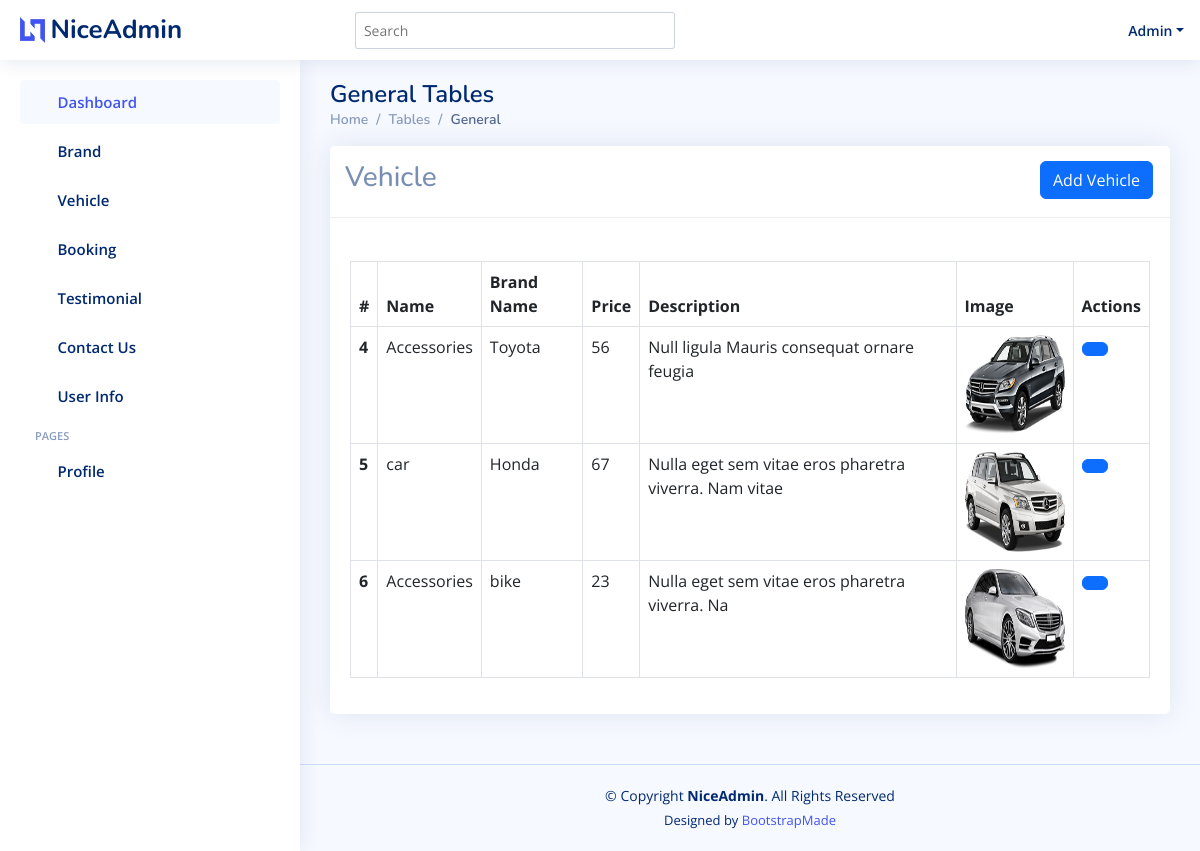
/vehicleshow, run on the app's committed database.
### car/models.py (models this page shows, shortened)
class Vehicle(models.Model):
    car_name= models.CharField(max_length=100)
    car_image = models.ImageField(upload_to='static/')
    car_price=models.IntegerField()
    car_des = models.TextField()
    brand=models.ForeignKey(Brand,on_delete=models.CASCADE)

class Brand(models.Model):
    brand_name = models.CharField(max_length=100)
    def __str__(self):
        return f"{self.brand_name}"

### car/views.py (the view)
# urls.py: path('vehicleshow', views.Vehicleshow, name="vehicleshow"),
def Vehicleshow(request):
    vehicles=Vehicle.objects.all()
    vehicle={
        "vehicles":vehicles
    }
    return render(request, "dashborad/Vehicleshow.html", vehicle)

### car/templates/Dashborad/Vehicleshow.html (shortened to what this page needs)
{% include 'dashborad/header.html' %}
{% load static %}
<main id="main" class="main">
  <div class="pagetitle">
    <h1>General Tables</h1>
    <nav>
      <ol class="breadcrumb">
        <li class="breadcrumb-item"><a href="index.html">Home</a></li>
        <li class="breadcrumb-item">Tables</li>
        <li class="breadcrumb-item active">General</li>
      </ol>
    </nav>
  </div>
  <section class="section">
    <div class="row">
      <div class="col-lg-12">
        <div class="card">
          <div class="card-header">
            <div class="row">
              <div class="col-md-10">
                <h3>
                  Vehicle
                </h3>
              </div>
              <div class="col-md-2">
                <a href="{% url 'vehicleadd' %}" type="button" class="btn btn-primary">Add Vehicle</a>
              </div>
            </div>
          </div>
          <div class="card-body">
            <h5 class="card-title"></h5>
            <table class="table table-bordered  table-hover">
              <thead>
                <tr>
                  <th scope="col">#</th>
                  <th scope="col">Name</th>
                  <th scope="col">Brand Name</th>
                  <th scope="col">Price</th>
                  <th scope="col">Description</th>
                  <th scope="col">Image</th>
                  <th scope="col">Actions</th>
                </tr>
              </thead>
              {% for Vehicle in vehicles %}
              <tbody>
                <tr>
                  <th scope="row">{{Vehicle.id}}</th>
                  <td>{{Vehicle.car_name}}</td>
                  <td>{{Vehicle.brand}}</td>
                <td>{{Vehicle.car_price}}</td>
                <td>{{Vehicle.car_des}}</td>
                <td><img src="{{Vehicle.car_image}}" width="100" height="100"></td>
                  <td>
                    <div class="dropdown">
                      <button class="btn btn-primary" type="button" data-bs-toggle="dropdown">
                      </button>
                    </div>
                  </td>
                </tr>
              </tbody>
              {% endfor %}
            </table>
          </div>
        </div>
      </div>
    </div>
  </section>
</main>
{% include 'dashborad/footer.html' %}

### car/templates/Dashborad/header.html (shortened to what this page needs)
{% load static %}
<!DOCTYPE html>
<html lang="en">
<head>
  <link href="{% static '/dashborad/assets/vendor/bootstrap/css/bootstrap.min.css' %}" rel="stylesheet">
  <link href="{% static '/dashborad/assets/vendor/bootstrap-icons/bootstrap-icons.css' %}" rel="stylesheet">
  <link href="{% static '/dashborad/assets/vendor/boxicons/css/boxicons.min.css' %}" rel="stylesheet">
  <link href="{% static '/dashborad/assets/vendor/quill/quill.snow.css' %}" rel="stylesheet">
  <link href="{% static '/dashborad/assets/vendor/quill/quill.bubble.css' %}" rel="stylesheet">
  <link href="{% static '/dashborad/assets/vendor/remixicon/remixicon.css' %}" rel="stylesheet">
  <link href="{% static '/dashborad/assets/vendor/simple-datatables/style.css' %}" rel="stylesheet">
  <link href="{% static '/dashborad/assets/css/style.css' %}" rel="stylesheet">
</head>
<body>
  <header id="header" class="header fixed-top d-flex align-items-center">
    <div class="d-flex align-items-center justify-content-between">
      <a href="{% url 'index' %}" class="logo d-flex align-items-center">
        <img src="{% static '/dashborad/assets/img/logo.png' %}" alt="">
        <span class="d-none d-lg-block">NiceAdmin</span>
      </a>
      <i class="bi bi-list toggle-sidebar-btn"></i>
    </div>
    <div class="search-bar">
      <form class="search-form d-flex align-items-center" method="POST" action="#">
        <input type="text" name="query" placeholder="Search" title="Enter search keyword">
        <button type="submit" title="Search"><i class="bi bi-search"></i></button>
      </form>
    </div>
    <nav class="header-nav ms-auto">
      <ul class="d-flex align-items-center">
        <li class="nav-item dropdown pe-3">
          <a class="nav-link nav-profile d-flex align-items-center pe-0" href="#" data-bs-toggle="dropdown">
            <span class="d-none d-md-block dropdown-toggle ps-2">Admin</span>
          </a>
        </li>
      </ul>
    </nav>
  </header>
  <aside id="sidebar" class="sidebar">
    <ul class="sidebar-nav" id="sidebar-nav">
      <li class="nav-item">
        <a class="nav-link " href="{% url 'index' %}">
          <i class="bi bi-grid"></i>
          <span>Dashboard</span>
        </a>
      </li>
      <li class="nav-item">
        <a class="nav-link collapsed" data-bs-target="#forms-nav" data-bs-toggle="collapse" href="#">
          <i class="bi bi-journal-text"></i><span>Brand</span><i class="bi bi-chevron-down ms-auto"></i>
        </a>
      </li>
      <li class="nav-item">
        <a class="nav-link collapsed" data-bs-target="#tables-nav" data-bs-toggle="collapse" href="#">
          <i class="bi bi-layout-text-window-reverse"></i><span>Vehicle</span><i class="bi bi-chevron-down ms-auto"></i>
        </a>
      </li>
      <li class="nav-item">
        <a class="nav-link collapsed" data-bs-target="#booking-nav" data-bs-toggle="collapse" href="#">
          <i class="bi bi-layout-text-window-reverse"></i><span>Booking</span><i class="bi bi-chevron-down ms-auto"></i>
        </a>
      </li>
      <li class="nav-item">
        <a class="nav-link collapsed" data-bs-target="#testimonial-nav" data-bs-toggle="collapse" href="#">
          <i class="bi bi-layout-text-window-reverse"></i><span>Testimonial</span><i class="bi bi-chevron-down ms-auto"></i>
        </a>
      </li>
      <li class="nav-item">
        <a class="nav-link collapsed" data-bs-target="#contact-nav" data-bs-toggle="collapse" href="#">
          <i class="bi bi-layout-text-window-reverse"></i><span>Contact Us</span><i class="bi bi-chevron-down ms-auto"></i>
        </a>
      </li>
      <li class="nav-item">
        <a class="nav-link collapsed" data-bs-target="#user-nav" data-bs-toggle="collapse" href="#">
          <i class="bi bi-layout-text-window-reverse"></i><span>User Info </span><i class="bi bi-chevron-down ms-auto"></i>
        </a>
      </li>
      <li class="nav-heading">Pages</li>
      <li class="nav-item">
        <a class="nav-link collapsed" href="users-profile.html">
          <i class="bi bi-person"></i>
          <span>Profile</span>
        </a>
      </li>
    </ul>
  </aside>

### car/templates/Dashborad/footer.html (shortened to what this page needs)
{% load static %}
  <footer id="footer" class="footer">
    <div class="copyright">
      &copy; Copyright <strong><span>NiceAdmin</span></strong>. All Rights Reserved
    </div>
    <div class="credits">
      Designed by <a href="https://bootstrapmade.com/">BootstrapMade</a>
    </div>
  </footer>
</body>
</html>

### static/Dashborad/assets/css/style.css (style rules this page uses)
:root { scroll-behavior: smooth; }
body { font-family: "Open Sans", sans-serif; background: #f6f9ff; color: #444444; }
a { color: #4154f1; text-decoration: none; }
h1, h2, h3, h4, h5, h6 { font-family: "Nunito", sans-serif; }
#main { margin-top: 60px; padding: 20px 30px; transition: all 0.3s; }
.pagetitle { margin-bottom: 10px; }
.pagetitle h1 { font-size: 24px; margin-bottom: 0; font-weight: 600; color: #012970; }
.card { margin-bottom: 30px; border: none; border-radius: 5px; box-shadow: 0px 0 30px rgba(1, 41, 112, 0.1); }
.card-header, .card-footer { border-color: #ebeef4; background-color: #fff; color: #798eb3; padding: 15px; }
.card-title { padding: 20px 0 15px 0; font-size: 18px; font-weight: 500; color: #012970; font-family: "Poppins", sans-serif; }
.card-body { padding: 0 20px 20px 20px; }
.breadcrumb { font-size: 14px; font-family: "Nunito", sans-serif; color: #899bbd; font-weight: 600; }
.breadcrumb a { color: #899bbd; transition: 0.3s; }
.breadcrumb .breadcrumb-item::before { color: #899bbd; }
.breadcrumb .active { color: #51678f; font-weight: 600; }
.logo { line-height: 1; }
@media (min-width: 1200px) { .logo { width: 280px; } }
.logo img { max-height: 26px; margin-right: 6px; }
.logo span { font-size: 26px; font-weight: 700; color: #012970; font-family: "Nunito", sans-serif; }
.header { transition: all 0.5s; z-index: 997; height: 60px; box-shadow: 0px 2px 20px rgba(1, 41, 112, 0.1); background-color: #fff; padding-left: 20px; }
.header .toggle-sidebar-btn { font-size: 32px; padding-left: 10px; cursor: pointer; color: #012970; }
.header .search-bar { min-width: 360px; padding: 0 20px; }
.header .search-form { width: 100%; }
.header .search-form input { border: 0; font-size: 14px; color: #012970; border: 1px solid rgba(1, 41, 112, 0.2); padding: 7px 38px 7px 8px; border-radius: 3px; transition: 0.3s; width: 100%; }
.header .search-form button { border: 0; padding: 0; margin-left: -30px; background: none; }
.header .search-form button i { color: #012970; }
.header-nav ul { list-style: none; }
.header-nav>ul { margin: 0; padding: 0; }
.header-nav .nav-profile { color: #012970; }
.header-nav .nav-profile span { font-size: 14px; font-weight: 600; }
.sidebar { position: fixed; top: 60px; left: 0; bottom: 0; width: 300px; z-index: 996; transition: all 0.3s; padding: 20px; overflow-y: auto; scrollbar-width: thin; scrollbar-color: #aab7cf transparent; box-shadow: 0px 0px 20px rgba(1, 41, 112, 0.1); background-color: #fff; }
@media (min-width: 1200px) { #main, #footer { margin-left: 300px; } }
.sidebar-nav { padding: 0; margin: 0; list-style: none; }
.sidebar-nav li { padding: 0; margin: 0; list-style: none; }
.sidebar-nav .nav-item { margin-bottom: 5px; }
.sidebar-nav .nav-heading { font-size: 11px; text-transform: uppercase; color: #899bbd; font-weight: 600; margin: 10px 0 5px 15px; }
.sidebar-nav .nav-link { display: flex; align-items: center; font-size: 15px; font-weight: 600; color: #4154f1; transition: 0.3; background: #f6f9ff; padding: 10px 15px; border-radius: 4px; }
.sidebar-nav .nav-link i { font-size: 16px; margin-right: 10px; color: #4154f1; }
.sidebar-nav .nav-link.collapsed { color: #012970; background: #fff; }
.sidebar-nav .nav-link.collapsed i { color: #899bbd; }
.sidebar-nav .nav-link .bi-chevron-down { margin-right: 0; transition: transform 0.2s ease-in-out; }
.footer { padding: 20px 0; font-size: 14px; transition: all 0.3s; border-top: 1px solid #cddfff; }
.footer .copyright { text-align: center; color: #012970; }
.footer .credits { padding-top: 5px; text-align: center; font-size: 13px; color: #012970; }

### data on the page
Vehicle: id "4", car_name "Accessories", brand "Toyota", car_price "56", car_des "Null ligula Mauris consequat ornare feugia", car_image (picture)
Vehicle: id "5", car_name "car", brand "Honda", car_price "67", car_des "Nulla eget sem vitae eros pharetra viverra. Nam vitae", car_image (picture)
Vehicle: id "6", car_name "Accessories", brand "bike", car_price "23", car_des "Nulla eget sem vitae eros pharetra viverra. Na", car_image (picture)
